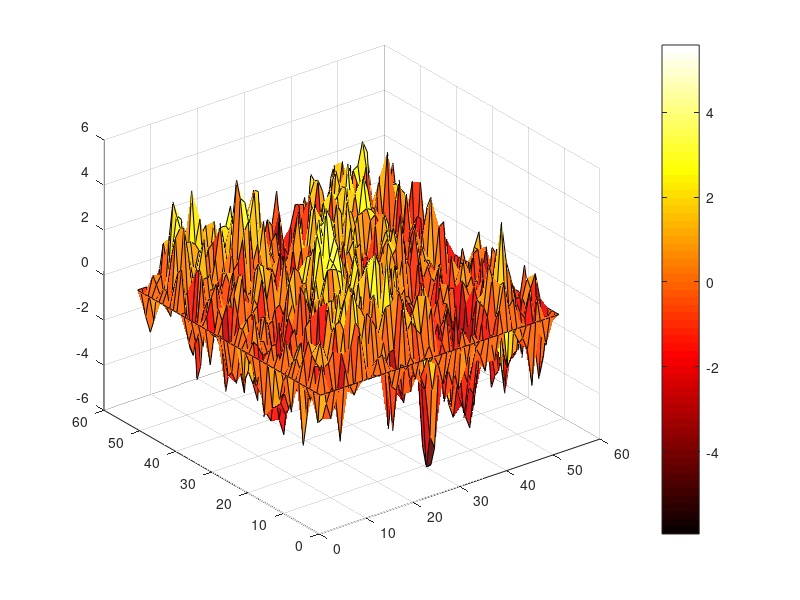

MATLAB code to generate this figure: (Note: this script raises an error after producing the figure.)
% Ce script simule le champ libre de Gaussian. La taille du champ est n +
% 2 avec la condition de limite du Dirichlet type. 

%clc;
step            = 1e-2;
n               = 50;
d               = 2;
iter_num        = 1e5;
sample_num      = 1e4;
%d               = 1/n;
n2              = n * n;
% using Langevin dynamics or spectral method for sampling
choice          = true;
%choice          = false;

% initialization of the 2D Laplacian restricted to the function class which
% vanishes outside the domain
T               = -2 * eye(n);
for i           = 2 : n - 1
	T(i, i - 1) = 1;
	T(i, i + 1) = 1;
end
T               = T / (2 * d);
L1_Res          = T;
% setting boundary condition
L1_Res(1, 2)    = 1 / (2 * d);
L1_Res(n, n-1)  = 1 / (2 * d);
L1_Res          = sparse(L1_Res);
%disp(L1_Res);
    
I               = eye(n);
L2_Res          = kron(I, L1_Res) + kron(L1_Res, I);
%disp(L2_Res);
%G               = -inv(L2_Res);
%disp(L2_Res);

tic;
if choice
    % spectral method using diagonalization
%     [V,D]           = eig(L2_Res);
%     %disp(diag(V' * V))
%     d               = sqrt(-diag(D));
%     x               = randn(n2, 1);
%     %disp(size(x));
%     %disp(size(d));
%     %disp(reshape(d, n, n));
%     h               = V * x .* d;
    
    % spectral method using Cholesky factorization
    R               = chol(-L2_Res);
    x               = randn(n2, 1);
    h               = R \ x;
else
    % Convergence phase
    h               = zeros(n2, 1);
    for i = 1:iter_num
        h           = h + L2_Res * h * step + randn(n2, 1) * sqrt(step);
    end
end    
toc;

h_ext       = zeros(n + 2, n + 2);
h_ext(2:n + 1, 2: n + 1) = reshape(h, n, n);
s           = surf(h_ext, 'FaceAlpha',0.9);
set(gcf,'outerposition',get(0,'screensize'));
colorbar
colormap hot
s.EdgeColor = 'none';


% %Sampling phase, using Langevin dynamics to sampling
% sample_0        = zeros(sample_num, 2);
% x               = floor(n/2) * n + floor(n/2);                             % point 1
% y               = floor(n/3) * n + floor(n/3);                             % point 2
% for i = 1:sample_num
%     h           = L2_Res * h * step + randn(n2, 1) * sqrt(2 * step);
%     sample_0(i, 1) = h(x);
%     sample_0(i, 2) = h(y);
%     subplot(2,2,i);

    % plot the result
%     h_ext       = zeros(n + 2, n + 2);
%     h_ext(2:n + 1, 2: n + 1) = reshape(h, n, n);
%     s           = surf(h_ext, 'FaceAlpha',0.9);
%     set(gcf,'outerposition',get(0,'screensize'));
%     colorbar
%     colormap hot
%     s.EdgeColor = 'none';


% end
% 
% %disp(cov(sample_0))
% %disp(mean(sample_0(:, 1)))
% %disp([   Green_func(x, x, n) Green_func(x, y, n); ...
% %         Green_func(y, x, n) Green_func(y, y, n)]);
% %disp([G(x, x) G(x, y); G(y, x) G(y, y)]);